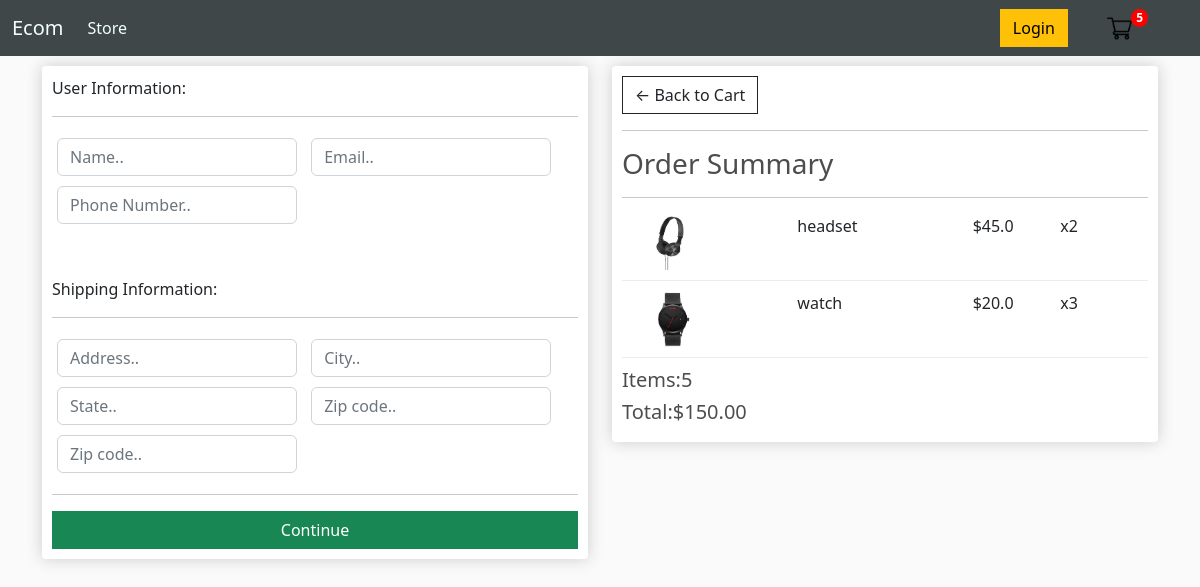
Screenshot of /checkout/ (signed in) with the database file from the repository.
### store/models.py (models this page shows, shortened)
class OrderItem(models.Model):
    product = models.ForeignKey(Product, on_delete=models.SET_NULL, blank=True, null=True)
    order = models.ForeignKey(Order, on_delete=models.SET_NULL, blank=True, null=True)
    quantity = models.IntegerField(default=0, null=True,blank=True)
    date_added = models.DateTimeField(auto_now_add=True)
    @property
    def get_total(self):
        total = self.product.price * self.quantity
        return total

class Product(models.Model):
    name = models.CharField(max_length=200, null=True)
    price=models.FloatField()
    digital = models.BooleanField(default=False,null=True,blank=False)
    image = models.ImageField(null=True, blank=True)
    @property
    def imageURL(self):
        try:
            url = self.image.url
        except:
            url= ''
        return url

class Order(models.Model):
    Customer = models.ForeignKey(Customer, on_delete=models.SET_NULL, blank=True, null=True)
    date_ordered = models.DateTimeField(auto_now_add=True)
    complete =  models.BooleanField(default=False,null=True,blank=False)
    transaction_id = models.CharField(max_length=200, null=True)
    @property
    def get_cart_total(self):
        orderitems =self.orderitem_set.all()
        total = sum([item.get_total for item in orderitems])
        return total
    @property
    def get_cart_items(self):
        orderitems =self.orderitem_set.all()
        total = sum([item.quantity for item in orderitems])
        return total

### store/views.py (the view)
# urls.py: path('checkout/', views.checkout, name="checkout"),
def checkout(request):
    if request.user.is_authenticated:
        Customer = request.user.customer
        order, created =  Order.objects.get_or_create(Customer=Customer, complete=False)
        items = order.orderitem_set.all()
    else:
        items = []
        order = {'get_cart_total':0, 'get_cart_item':0 }
    context = {'items':items, 'order':order}
    return render(request, 'store/checkout.html', context)

### store/templates/store/checkout.html (shortened to what this page needs)
{% extends 'store/main.html' %}
{% load static %}
{% block content %}
<div class="row">
    <div class="col-lg-6">
        <div class="box-element" id="form-wrapper">
            <form id="form">
                <div id="user-info">
						<p>User Information:</p>
					<hr>
                    <div class="form-field">
                        <input required class="form-control" type="text" name="name" placeholder="Name..">
                    </div>
                    <div class="form-field">
                        <input required class="form-control" type="email" name="email" placeholder="Email..">
                    </div>
                    <div class="form-field">
                        <input required class="form-control" type="text" name="number" placeholder="Phone Number..">
                    </div>
                </div>
                <div id="shipping-info">
                    <br>
                    <br>
                    <p>Shipping Information:</p>
                    <hr>
                    <div class="form-field">
                        <input class="form-control" type="text" name="address" placeholder="Address..">
                    </div>
                    <div class="form-field">
                        <input class="form-control" type="text" name="city" placeholder="City..">
                    </div>
                    <div class="form-field">
                        <input class="form-control" type="text" name="state" placeholder="State..">
                    </div>
                    <div class="form-field">
                        <input class="form-control" type="text" name="zipcode" placeholder="Zip code..">
                    </div>
                    <div class="form-field">
                        <input class="form-control" type="text" name="country" placeholder="Zip code..">
                    </div>
                </div>
                <hr>
                <input id="form-button" class="btn btn-success btn-block" type="submit" value="Continue">
            </form>
        </div>
    </div>
    <div class="col-lg-6">
        <div class="box-element">
            <a  class="btn btn-outline-dark" href="{% url 'cart' %}">&#x2190; Back to Cart</a>
				<hr>
				<h3>Order Summary</h3>
				<hr>
                {% for item in items %}
                <div class="cart-row">
					<div style="flex:2"><img class="row-image" src="{{item.product.imageURL}}"></div>
					<div style="flex:2"><p>{{item.product.name}}</p></div>
					<div style="flex:1"><p>${{item.product.price}}</p></div>
					<div style="flex:1"><p>x{{item.quantity}}</p></div>
				</div>
                {% endfor %}
				<h5>Items:{{order.get_cart_items}}</h5>
				<h5>Total:${{order.get_cart_total|floatformat:2}}</h5>
        </div>
    </div>
</div>
{% endblock content %}

### static/css/main.css (style rules this page uses)
body { background-color: hsl(0, 0%, 98%); }
.view,body,html { height:100% }
h1,h2,h3,h4,h5,h6 { color:hsl(0, 0%, 30%); }
.box-element { box-shadow:hsl(0, 0%, 80%) 0 0 16px; background-color: #fff; border-radius: 4px; padding: 10px; }
.col-lg-4, .col-lg-6, .col-lg-8, .col-lg-12 { margin-top: 10px; }
.btn { border-radius: 0; }
.row-image { width: 100px; }
.form-field { width:250px; display: inline-block; padding: 5px; }
.cart-row { display: flex; align-items: flex-stretch; padding-bottom: 10px; margin-bottom: 10px; border-bottom: 1px solid #ececec; }
.btn-block { width: 100%; }

### rows the page displays
OrderItem: product.imageURL (picture), product.name "headset", product.price "45.0", quantity "2"
OrderItem: product.imageURL (picture), product.name "watch", product.price "20.0", quantity "3"
Order: get_cart_items "5", get_cart_total "150.00"
